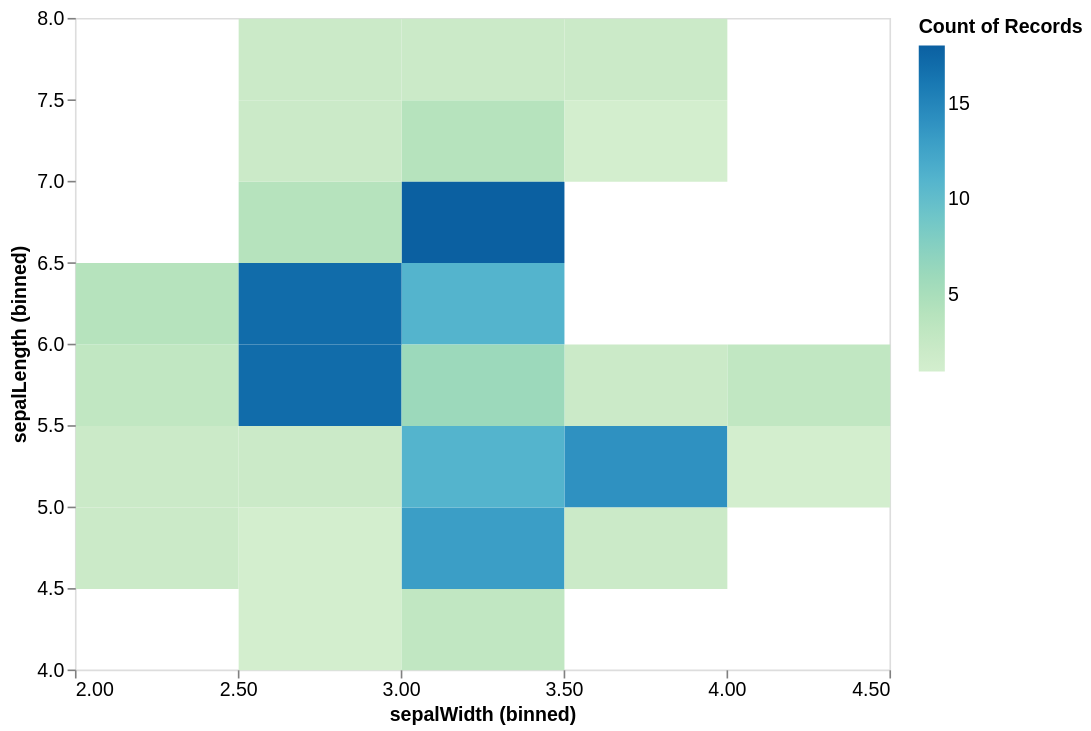

The code cell stored with this chart in its notebook:
### Code cell
# heat map
(
    alt.Chart(iris_dataset)
    .mark_rect()
    .encode(
        alt.X('sepalWidth:Q', bin=alt.Bin(maxbins=10)),
        alt.Y('sepalLength:Q', bin=alt.Bin(maxbins=10)),
        color=alt.Color('count()', scale=alt.Scale(scheme='greenblue')),
        size=alt.Size('count()', scale=alt.Scale(scheme='greenblue')),
    )
    .properties(width=500, height=400)


)

### Figure 1 — Vega-Lite specification as saved in the notebook (floating-point values rounded to 4 significant figures; data arrays with more than 128 entries replaced by an {"elided": "..."} marker saying what was removed)
{"config": {"background": "white", "title": {"fontSize": 16, "font": "Helvetica", "color": "black", "anchor": "start"}, "axis": {"domain": false, "tickColor": "gray", "labelFont": "Helvetica", "labelFontSize": 12, "titleFont": "Helvetica", "titleFontSize": 12, "titleColor": "black", "gridColor": "lightgray", "gridWidth": 0.8}, "legend": {"labelFont": "Helvetica", "labelFontSize": 12, "titleFont": "Helvetica", "titleFontSize": 12}, "mark": {"color": "black", "fill": "black", "strokeWidth": 1}}, "data": {"name": "data-5492ad92962bad06c6c3f4c2fd78919a"}, "mark": {"type": "rect"}, "encoding": {"color": {"aggregate": "count", "scale": {"scheme": "greenblue"}, "type": "quantitative"}, "size": {"aggregate": "count", "scale": {"scheme": "greenblue"}, "type": "quantitative"}, "x": {"bin": {"maxbins": 10}, "field": "sepalWidth", "type": "quantitative"}, "y": {"bin": {"maxbins": 10}, "field": "sepalLength", "type": "quantitative"}}, "height": 400, "width": 500, "$schema": "https://vega.github.io/schema/vega-lite/v5.20.1.json", "datasets": {"data-5492ad92962bad06c6c3f4c2fd78919a": {"elided": "150 records"}}}
